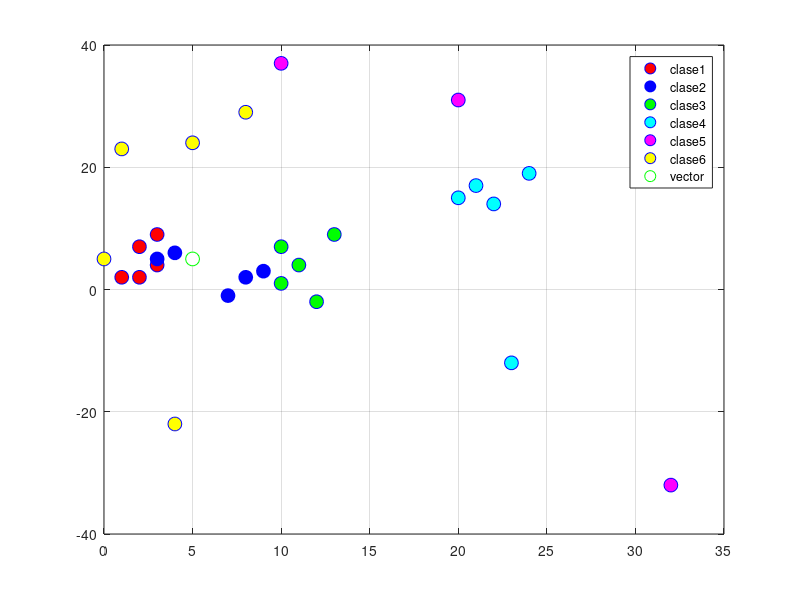

This chart was generated by the following MATLAB code:
clc % limpiar pantalla
close all %cierra todo
clear all %limpia todo
warning off all 
disp('welcome to pattern recognition')
count = 0;
while count < 1
    c1=[1 2 3 2 3; 2 2 4 7 9];
    c2=[3 4 7 8 9; 5 6 -1 2 3];
    c3=[10 10 11 12 13; 1 7 4 -2 9];
    c4=[20 21 22 23 24; 15 17 14 -12 19];
    c5=[20 10 31 32 33; 31 37 34 -32 29];
    c6=[0 1 5 4 8; 5 23 24 -22 29];
    %introduciendo vector desconocido:
    vx=input('dame la coord del vector en x=')
    vy=input('dame la coord del vector en y=')
    vector=[vx;vy];

    %GRAFICANDO LAS CLASES
    figure(1)
    plot(c1(1,:),c1(2,:),'bo','MarkerFaceColor','r','MarkerSize', 10)
    grid on
    hold on
    plot(c2(1,:),c2(2,:),'bo','MarkerFaceColor','b','MarkerSize', 10)
    plot(c3(1,:),c3(2,:),'bo','MarkerFaceColor','g','MarkerSize', 10)
    plot(c4(1,:),c4(2,:),'bo','MarkerFaceColor','c','MarkerSize', 10)
    plot(c5(1,:),c5(2,:),'bo','MarkerFaceColor','m','MarkerSize', 10)
    plot(c6(1,:),c6(2,:),'bo','MarkerFaceColor','y','MarkerSize', 10)
    plot(vector(1,:),vector(2,:),'go','MarkerFaceColor','w','MarkerSize', 10)
    legend('clase1','clase2','clase3','clase4','clase5','clase6','vector')
    
    n = input('Introduce el clasificador a usar: 1=Euclidiano 2=Mahalanobis');
    switch n
        case 1
            disp('Distancia Euclidiana')
            %%% obteniendo parámetros de cada clase
            media1=mean(c1,2);
            media2=mean(c2,2);
            media3=mean(c3,2);
            media4=mean(c4,2);
            media5=mean(c5,2);
            media6=mean(c6,2);

            distancia1=norm(media1-vector);
            distancia2=norm(media2-vector);
            distancia3=norm(media3-vector);
            distancia4=norm(media4-vector);
            distancia5=norm(media5-vector);
            distancia6=norm(media6-vector);

            dist_total=[distancia1,distancia2,distancia3,distancia4,distancia5,distancia6];
            minima=min(min(dist_total));
            encuentra=find(dist_total==minima);
            if(minima>1000)
               fprintf('el vector desconocido esta fuera de rango %d\n',minima)
            else   
                fprintf('el vector desconocido pertenece a la clase %d\n',encuentra)
            end
        case 2
            disp('Distancia por mahalanobis')
            %%% obteniendo parámetros de cada clase
            
            media1=mean(c1,2);
            media2=mean(c2,2);
            media3=mean(c3,2);
            media4=mean(c4,2);
            media5=mean(c5,2);
            media6=mean(c6,2);
            
            matrix_cov1=(c1-media1)*(c1-media1)';
            inv_matrix_cov1=inv(matrix_cov1);

            matrix_cov2=(c2-media2)*(c2-media2)';
            inv_matrix_cov2=inv(matrix_cov2);

            matrix_cov3=(c3-media3)*(c3-media3)';
            inv_matrix_cov3=inv(matrix_cov3);
            
            matrix_cov4=(c4-media4)*(c4-media4)';
            inv_matrix_cov4=inv(matrix_cov4);
            
            matrix_cov5=(c5-media5)*(c5-media5)';
            inv_matrix_cov5=inv(matrix_cov5);
            
            matrix_cov6=(c6-media6)*(c6-media6)';
            inv_matrix_cov6=inv(matrix_cov6);

            dist1=(vector-media1)'*inv_matrix_cov1*(vector-media1);
            dist2=(vector-media2)'*inv_matrix_cov2*(vector-media2);
            dist3=(vector-media3)'*inv_matrix_cov3*(vector-media3);
            dist4=(vector-media4)'*inv_matrix_cov4*(vector-media4);
            dist5=(vector-media5)'*inv_matrix_cov5*(vector-media5);
            dist6=(vector-media6)'*inv_matrix_cov6*(vector-media6);
            
            dist_total=[dist1 dist2 dist3 dist4 dist5 dist6];
            minimo=min(min(dist_total));
            dato1=find(minimo==dist_total);
            
            if(minimo>1000)
               fprintf('el vector desconocido esta fuera de rango %d\n',minimo)
            else   
                fprintf('el vector desconocido pertenece a la clase %d\n',dato1)
            end
        case 3
            disp('3')
        otherwise
            disp('other value')
    end
    count = input('Desea salir? 0=No 1=Si');
end


